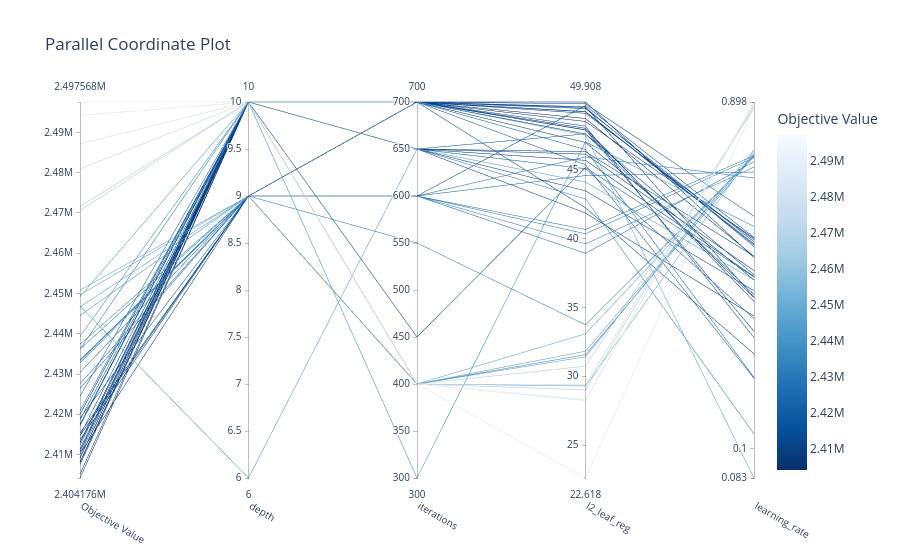

The notebook cell this image was saved under:
### Code cell
# График параллельных координат отвечает за визуализацию взаимосвязей между многомерными гиперпараметрами и их влиянием на целевую метрику.
# Это полезно для изучения тенденций и зависимостей между параметрами.

plot_parallel_coordinate = optuna.visualization.plot_parallel_coordinate(study) # ваш код здесь
plot_parallel_coordinate.show()
plot_parallel_coordinate.write_image(f'{FEATURE_DIR}/parallel_coordinate.png')
